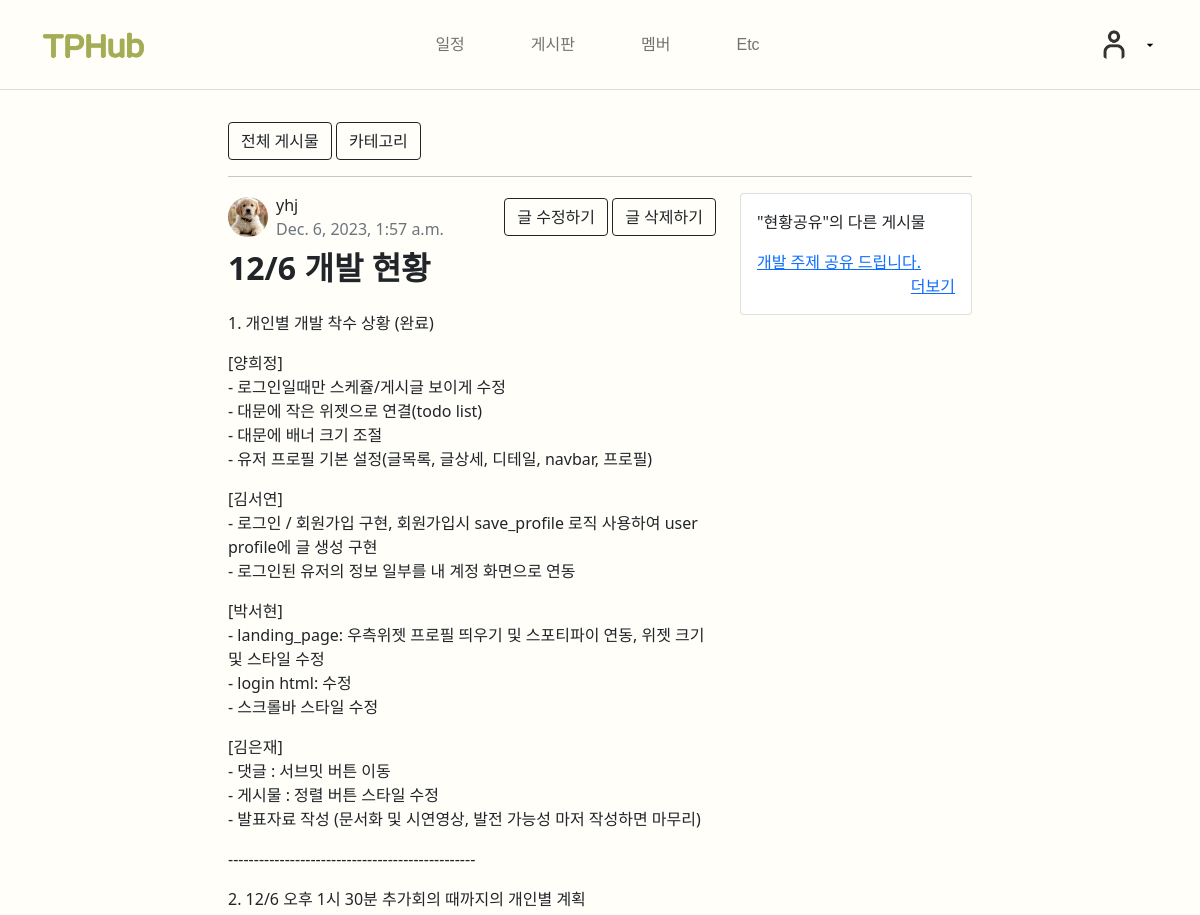
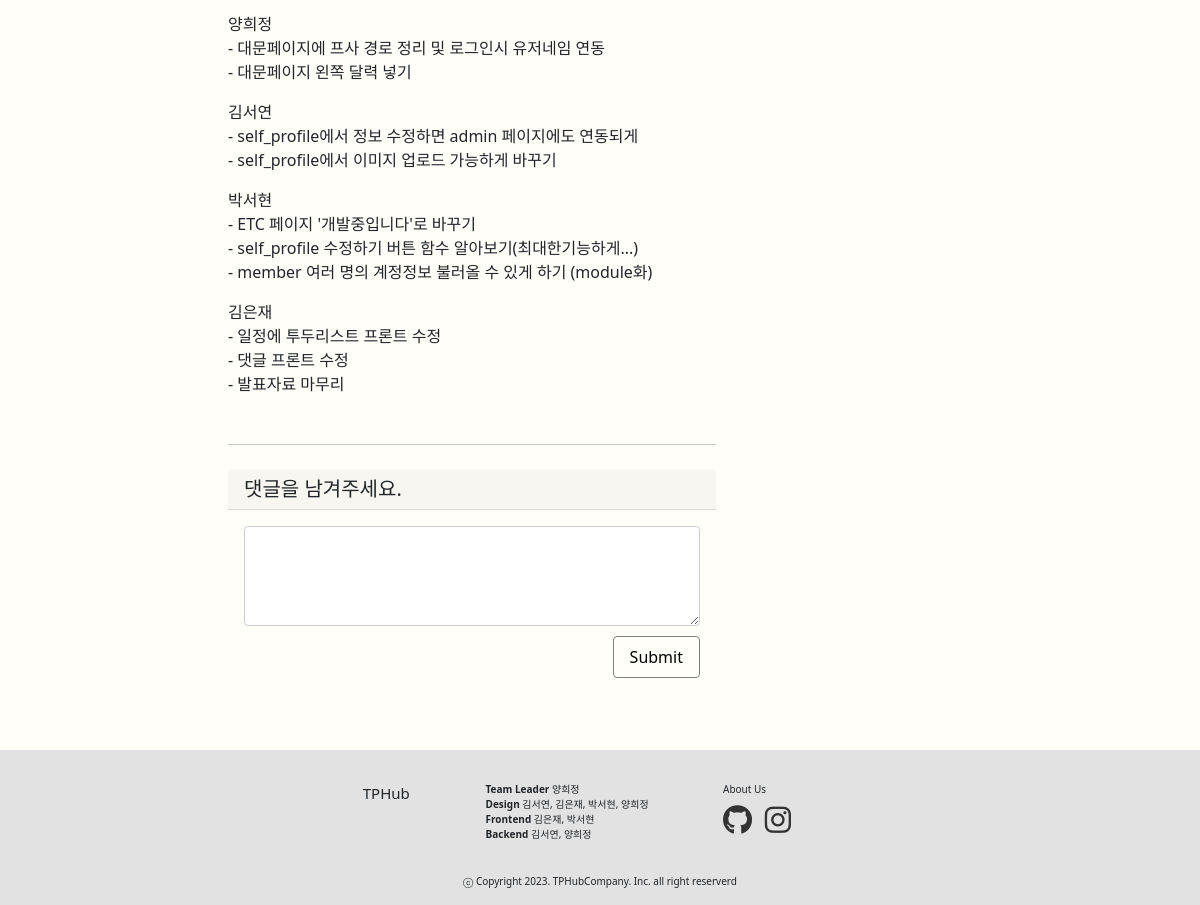
Screenshot of /board/5/ (signed in) with the database file from the repository (2 pictures, top to bottom).
### board/models.py (models this page shows, shortened)
class Post(models.Model):
    title = models.CharField(max_length=30)
    author = models.ForeignKey(User, null=True, blank=False, on_delete=models.SET_NULL)
    category = models.ForeignKey(Category, null=True, blank=False, on_delete=models.SET_NULL)
    user_profile = models.ForeignKey(UserProfile, null=True, blank=False, on_delete=models.SET_NULL)
    content = models.TextField()
    file_upload = models.FileField(upload_to='blog/files/%Y/%m/%d/', blank=True)
    created_at = models.DateTimeField(auto_now_add=True)
    updated_at = models.DateTimeField(auto_now=True)
    def get_absolute_url(self):
        return f'/board/{self.pk}/'

class Category(models.Model):
    name = models.CharField(max_length=50, unique=True)
    slug = models.SlugField(max_length=200, unique=True, allow_unicode=True)
    hook_text = models.CharField(max_length=100, blank=True)
    head_image = models.ImageField(upload_to='board/category_images/%Y/%m/%d/', blank=False)
    def __str__(self):
        return self.name
    def get_absolute_url(self):
        return f'/board/category/{self.slug}'
    def get_queryset(self):
        return self.post_set.order_by('-pk')

### self_profile/models.py (models this page shows, shortened)
class UserProfile(models.Model):
    user = models.OneToOneField(User, on_delete=models.CASCADE)
    email = models.EmailField(blank=True)
    username = models.CharField(max_length=30, blank=True)
    name = models.CharField(max_length=30, blank=True)
    student_id = models.CharField(max_length=8)
    major = models.CharField(max_length=50)
    phone_number = models.CharField(max_length=15, blank=True, null=True)
    role = models.CharField(max_length=10, blank=True, null=True)
    git = models.CharField(max_length=255, blank=True, null=True)
    instagram = models.CharField(max_length=255, blank=True, null=True)
    facebook = models.CharField(max_length=255, blank=True, null=True)
    profile_image = models.ImageField(upload_to='profile_images/', blank=True, null=True)

### board/views.py (the view, shortened to what this page needs)
# urls.py: path('<int:pk>/', views.PostDetail.as_view()),  # 글 상세보기
class PostDetail(LoginRequiredMixin, DetailView):
    model = Post
    def get_context_data(self, **kwargs):
        context = super(PostDetail, self).get_context_data()
        context['categories'] = Category.objects.all()
        context['comment_form'] = CommentForm
        return context

### board/templates/board/post_detail.html (shortened to what this page needs)
{% extends 'board/base.html' %}
{% block main_area %}
{% load static %}
{% load crispy_forms_tags %}
<link href="{% static 'blog/bootstrap/bootstrap.min.css' %}" rel="stylesheet" type="text/css">
<link rel="stylesheet" type="text/css" href="{% static 'board/css/comment.css' %}">
<link rel="stylesheet" type="text/css" href="{% static 'board/css/del.css' %}">
<div class="row">
    <div class="col-lg-8">
        <header class="mb-4">
            <div class="d-flex align-items-center justify-content-between mb-2">
                <div class="d-flex align-items-center">
                    <img src="{% if post.user_profile.profile_image %}{{ post.user_profile.profile_image.url }}
                              {% else %}{% static 'landing_page/images/user.png' %}
                              {% endif %}"
                         alt="{{ post.author.username }}'s profile picture"
                         class="rounded-circle" height="40" width="40">
                    <div class="ms-2">
                        <div>{{ post.author.username }}</div>
                        <div class="text-muted"> {{ post.created_at }}</div>
                    </div>
                </div>
                {% if user.is_superuser or user == post.author %}
                <div class>
                    <a class="btn btn-outline-dark" href="/board/update_post/{{ post.pk }}" role="button">글 수정하기</a>
                    <a class="btn btn-outline-dark" href="/board/delete_post/{{ post.pk }}" role="button">글 삭제하기</a>
                </div>
                {% endif %}
            </div>
            <h1 class="fw-bolder mb-4" style="font-size: 2em;">{{ post.title }}</h1>
            <section class="mb-5">
                <p class="fs-5 mb-4">{{ post.content | linebreaks  }}</p>
            </section>
        </header>
        <hr class="mb-4" style="margin-bottom: 5px;  margin-top: 30px;">
        <div id="comment-area">
            <div class="my-4">
                <h5 class="card-header"> 댓글을 남겨주세요. </h5>
                <div class="card-body">
                    {% if user.is_authenticated %}
                    <form id="comment-form" method="POST" action="{{ post.get_absolute_url }}new_comment/">
                        <div class="form-group comment-form">
                            <div>
            <textarea name="content" cols="40" rows="3" class="textarea form-control" required=""
                      id="id_content" style="height: 100px;"></textarea>
                            </div>
                        </div>
                        <div style="text-align: right;">
                            <button type="submit" class="btn btn-primary" style="margin-top: 10px;">Submit</button>
                        </div>
                    </form>
                    {% else %}
                    <a role="button" class="btn btn-outline-dark btn-block btn-sm" href="#" data-toggle="modal"
                       data-target="#loginModal">
                        Log in and leave a comment
                    </a>
                    {% endif %}
                </div>
            </div>
        </div>
    </div>
    <div class="col-lg-4">
        <div class="card">
            <div class="card-body">
                <p>"{{ post.category }}"의 다른 게시물</p>
                {% for category in categories %}
                {% if category == post.category %}
                <ul class="list-unstyled mb-0">
                    {% for c in category.get_queryset|slice:":3" %}
                        {% if c != post %}
                            <li>
                                <a href="{{ c.get_absolute_url }}">
                                    {{ c.title|slice:":15" }}{% if c.title|length > 15 %}...{% endif %}
                                </a>
                            </li>
                        {% endif %}
                    {% endfor %}
                </ul>
                <a href="{{ category.get_absolute_url }}" style="text-align: right; display: block;">
                    더보기
                </a>
                {% endif %}
                {% endfor %}
            </div>
        </div>
    </div>
</div>
    {% endblock %}

### board/static/board/css/comment.css (style rules this page uses)
.card-body { border: none; }
#comment-form button { background : transparent; border: 1px solid #808080; color: #000000; padding: 8px 16px; border-radius: 4px; transition: background-color 0.3s ease; }
#id_content { height: 50px; padding: 10px; border: 1px solid #ccc; }

### board/templates/board/base.html (style rules this page uses)
body { font-family: 'Pretendard-Regular', sans-serif; background-color: #FFFEF8 !important; margin-top: 20px; background: rgba(241, 246, 253); overflow-x: hidden; }

### landing_page/templates/landing_page/navbar.html (style rules this page uses)
a { text-decoration-line: none; color: black; }

### rows the page displays
Post: user_profile.profile_image (picture), author.username "yhj", created_at "Dec. 6, 2023, 1:57 a.m.", title "12/6 개발 현황", content "1. 개인별 개발 착수 상황 (완료) [양희정] - 로그인일때만 스케쥴/게시글 보이게 수정 - 대문에 작은 위젯으로 연결(todo list) - 대문에 배너 크기 조절 - 유저 프로필 기본 설정(글목록, 글상세, 디테일, navbar, 프로필) [김서연] - 로그인 / 회원가입 구현, 회원가입시 save_profile 로직 사용하여 user profile에 글 생성 구현 - 로그인된 유저의 정보 일부를 내 계정 화면으로 연동 [박서현] - landing_page: 우측위젯 프로필 띄우기 및 스포티파이 연동, 위젯 크기 및 스타일 수정 - login html: 수정 - 스크롤바 스타일 수정 [김은재] - 댓글 : 서브밋 버튼 이동 - 게시물 : 정렬 버튼 스타일 수정 - 발표자료 작성 (문서화 및 시연영상, 발전 가능성 마저 작성하면 마무리) ------------------------------------------------ 2. 12/6 오후 1시 30분 추가회의 때까지의 개인별 계획 양희정 - 대문페이지에 프사 경로 정리 및 로그인시 유저네임 연동 - 대문페이지 왼쪽 달력 넣기 김서연 - self_profile에서 정보 수정하면 admin 페이지에도 연동되게 - self_profile에서 이미지 업로드 가능하게 바꾸기 박서현 - ETC 페이지 '개발중입니다'로 바꾸기 - self_profile 수정하기 버튼 함수…", category "현황공유"
Post: title "개발 주제 공유 드립니다."
